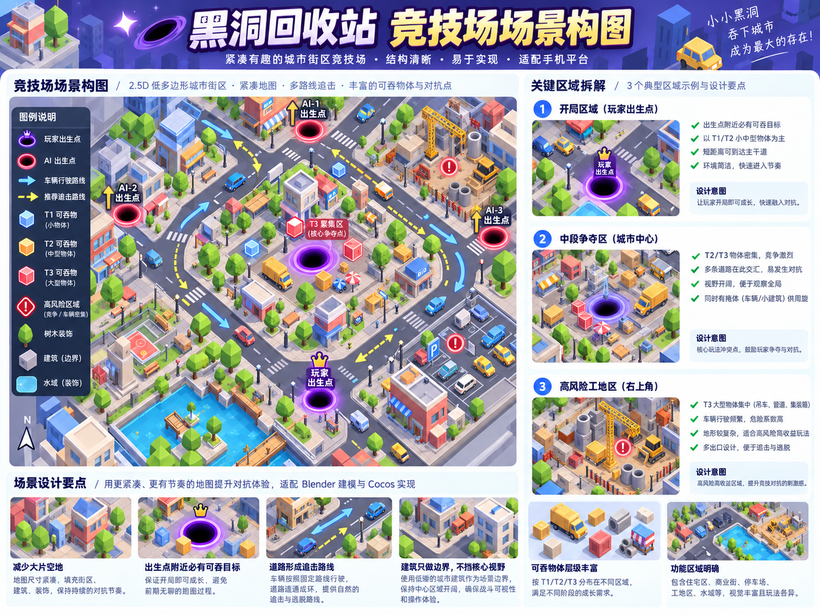
#> input picture artifacts/qa/v12/ref/07-arena-gameplay.png, 820 x 615 px
$ python build_reference_comparison.py
#> lines starting #> are read from the running program, lines starting #| are printed output that depends on the picture; pictures that were not available may be replaced by others from this repository, and a replacement may not be noted
"""Build the Golden Arena reference-comparison sheet.

The deliverable contract asks for two frames: the runtime capture and a side-by-side
comparison against the reference. A bare side-by-side invites a vague "looks close",
so each row carries the measurement behind it: the runtime frame's own numbers next
to the design's, so a claim can be checked rather than eyeballed.

The runtime frame is always a fresh capture (capture_golden_arena.mjs); the
reference is the V12 DESIGN_07 sheet as adopted. Nothing is copied or renamed.

Run: python scripts/build_reference_comparison.py [WxH]
"""
import os
import subprocess
import sys

from PIL import Image, ImageDraw

ROOT = os.path.dirname(os.path.dirname(os.path.abspath(__file__)))
RUNTIME_DIR = os.path.join(ROOT, 'artifacts', 'qa', 'v13')
REFERENCE = os.path.join(ROOT, 'artifacts', 'qa', 'v12', 'ref', '07-arena-gameplay.png')
OUT = os.path.join(RUNTIME_DIR, 'GoldenArena_REFERENCE_COMPARISON.png')

PAGE_LABEL = 44
PAD = 12


def dominant(path, box, buckets=24, top=3):
    image = Image.open(path).convert('RGB')
    crop = image.crop(box)
    counts = {}
    total = 0
    pixels = crop.load()
    for y in range(crop.height):
        for x in range(crop.width):
            r, g, b = pixels[x, y]
            key = (r // buckets * buckets, g // buckets * buckets, b // buckets * buckets)
            counts[key] = counts.get(key, 0) + 1
            total += 1
    rows = sorted(counts.items(), key=lambda item: -item[1])[:top]
    return rows, total, len(counts)


def main():
    size = sys.argv[1] if len(sys.argv) > 1 else '390x844'
    width, height = [int(v) for v in size.split('x')]
    runtime = os.path.join(RUNTIME_DIR, f'GoldenArena_{size}_RUNTIME.png')

    if not os.path.exists(runtime):
        print('capturing a fresh runtime frame...')
        subprocess.run(['node', os.path.join(ROOT, 'scripts', 'capture_golden_arena.mjs'), size],
                       cwd=ROOT, check=True)
#> (this line was passed over: subprocess is not available in this run)
    if not os.path.exists(REFERENCE):
        raise SystemExit('reference sheet missing: %s' % REFERENCE)

    # The play band only: the reference sheet is a wide diagram, so a shared frame
    # of the composition is what is being compared, not the whole document.
    ref_image = Image.open(REFERENCE).convert('RGB')
#> ref_image is the input picture: PIL image 820x615 RGB; mean R, G, B 171.3, 170.7, 180.3
    ref_crop = ref_image.crop((0, 0, ref_image.width // 2, ref_image.height))
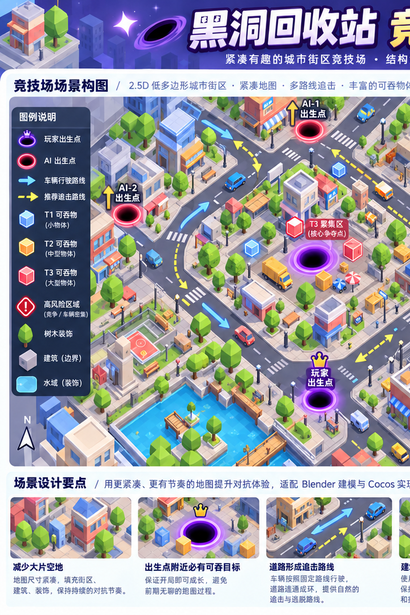
#> ref_crop: PIL image 410x615 RGB; mean R, G, B 155.8, 156.7, 167.6
    run_image = Image.open(runtime).convert('RGB')
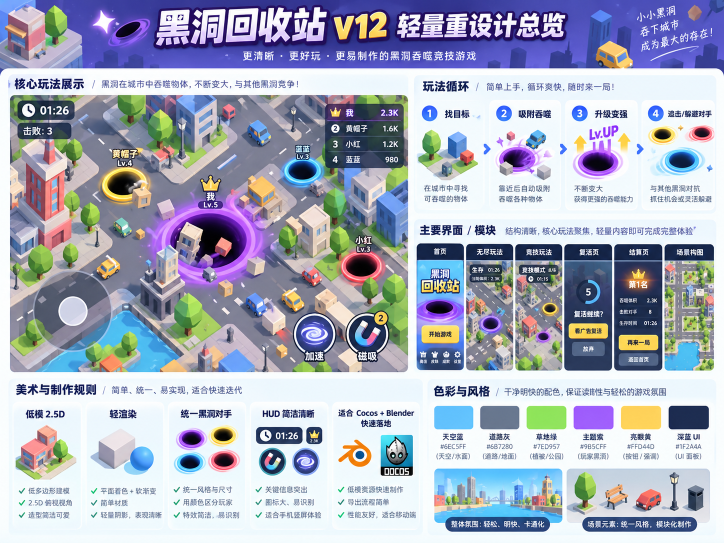
#> input picture art-source/references/v12/01-overview.png, 1448 x 1086 px, given in place of GoldenArena_390x844_RUNTIME.png, which was not available (shown at 1/2 size)
#> run_image is the input picture: PIL image 1448x1086 RGB; mean R, G, B 168.7, 174, 190.7

    # The play band of the runtime capture, excluding the HUD bands top and bottom.
    run_band = run_image.crop((0, int(height * 0.18), width, int(height * 0.70)))
    ref_band = ref_crop.crop((0, int(ref_crop.height * 0.18), ref_crop.width, int(ref_crop.height * 0.70)))

    scale = 0.9
    run_scaled = run_band.resize((int(run_band.width * scale), int(run_band.height * scale)), Image.LANCZOS)
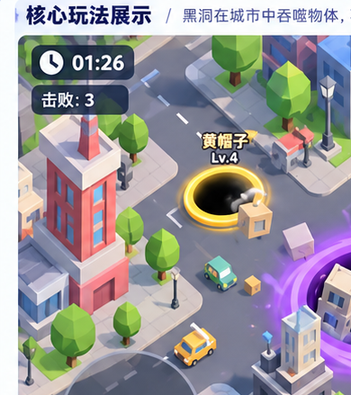
#> run_scaled: PIL image 351x395 RGB; mean R, G, B 154, 151.1, 155.7
    ref_scaled = ref_band.resize((int(ref_band.width * scale), int(ref_band.height * scale)), Image.LANCZOS)
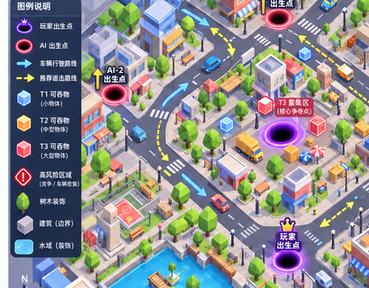
#> ref_scaled: PIL image 369x288 RGB; mean R, G, B 140.2, 140, 143.7

    cell_w = max(run_scaled.width, ref_scaled.width) + PAD * 2
#> cell_w = 393
    cell_h = max(run_scaled.height, ref_scaled.height) + PAD * 2 + PAGE_LABEL
#> cell_h = 463
    sheet = Image.new('RGB', (cell_w * 2 + 16, cell_h), (16, 18, 28))
    draw = ImageDraw.Draw(sheet)

    sheet.paste(ref_scaled, (PAD, PAD))
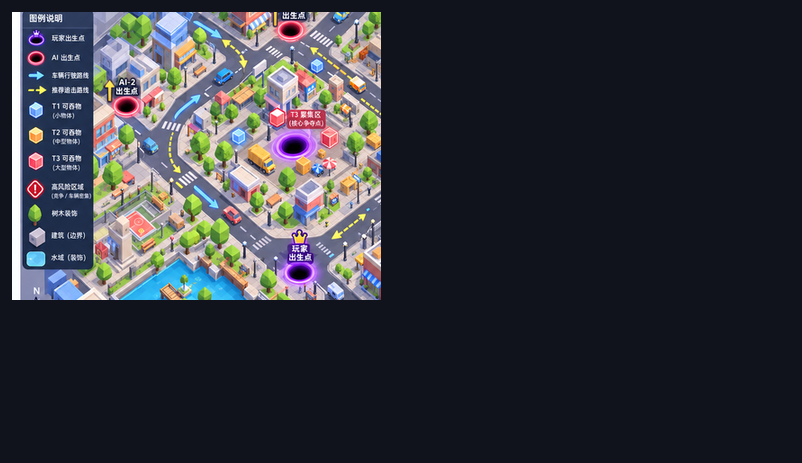
#> sheet: PIL image 802x463 RGB; mean R, G, B 51.5, 52.9, 61.1
    sheet.paste(run_scaled, (PAD * 2 + cell_w + 16, PAD))
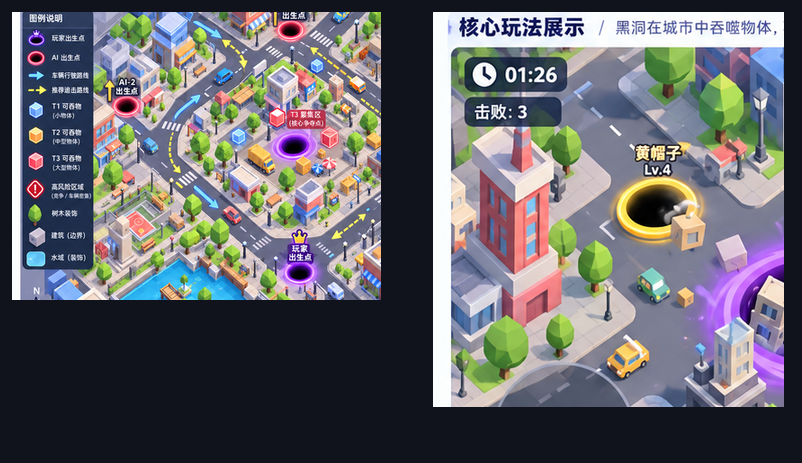
#> sheet: PIL image 802x463 RGB; mean R, G, B 103.1, 102.6, 108.8
    draw.text((PAD, PAD + ref_scaled.height + 6), 'DESIGN_07 竞技场场景构图 (reference)', fill=(240, 244, 255))
    draw.text((PAD, PAD + ref_scaled.height + 22), '出生点 / 道路成网 / T1-T3 分层 / 建筑做边界', fill=(150, 165, 195))
    draw.text((PAD * 2 + cell_w + 16, PAD + run_scaled.height + 6),
              f'our runtime {size} (live capture)', fill=(240, 244, 255))

    run_rows, run_total, run_buckets = dominant(runtime, (0, int(height * 0.18), width, int(height * 0.70)))
#> after the loop in dominant, `for y in range(crop.height):`: counts = 531 items; total = 171210
#> in dominant, `rows = sorted(counts.items(), key=lambda item: -item[1])[:top]`: rows = [((120, 120, 144), 24278), ((240, 240, 240), 18338), ((192, 192, 192), 7767)]
#> run_rows has the same summary as rows in dominant; run_total = 171210; run_buckets = 531
    ref_rows, ref_total, ref_buckets = dominant(REFERENCE, (0, 0, ref_image.width // 2, ref_image.height))
#> ref_rows = [((240, 240, 240), 43245), ((96, 96, 120), 14775), ((216, 192, 192), 9126)]; ref_total = 252150; ref_buckets = 818
    draw.text((PAD * 2 + cell_w + 16, PAD + run_scaled.height + 22),
              f'play band: {run_buckets} colour buckets, top '
              + ', '.join('#%02x%02x%02x %.0f%%' % (r, g, b, 100.0 * n / run_total) for (r, g, b), n in run_rows[:2]),
              fill=(150, 165, 195))

    os.makedirs(RUNTIME_DIR, exist_ok=True)
    sheet.save(OUT)
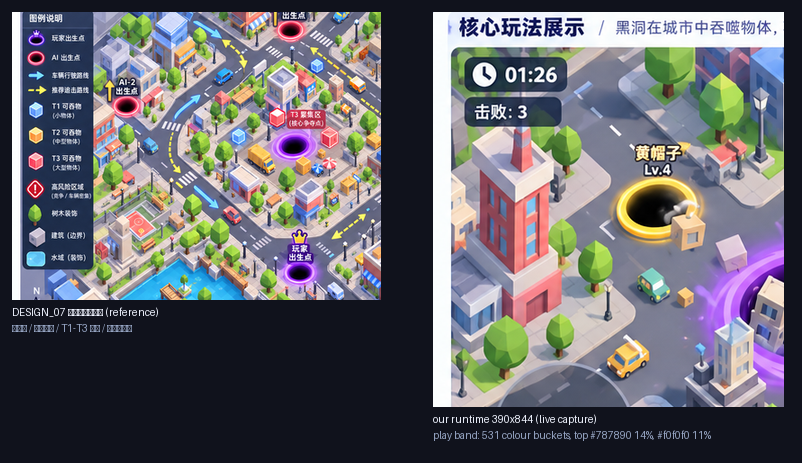
#> saved as GoldenArena_REFERENCE_COMPARISON.png: PIL image 802x463 RGB; mean R, G, B 103.9, 103.4, 109.7
    print('wrote %s (%dx%d)' % (OUT, sheet.width, sheet.height))
#| wrote artifacts/qa/v13/GoldenArena_REFERENCE_COMPARISON.png (802x463)
    print('  runtime play band: %d buckets, top %s'
          % (run_buckets, ', '.join('#%02x%02x%02x %.0f%%' % (r, g, b, 100.0 * n / run_total)
                                   for (r, g, b), n in run_rows[:3])))
#|   runtime play band: 531 buckets, top #787890 14%, #f0f0f0 11%, #c0c0c0 5%
    print('  reference band:    %d buckets, top %s'
          % (ref_buckets, ', '.join('#%02x%02x%02x %.0f%%' % (r, g, b, 100.0 * n / ref_total)
                                    for (r, g, b), n in ref_rows[:3])))
#|   reference band:    818 buckets, top #f0f0f0 17%, #606078 6%, #d8c0c0 4%
    return 0


if __name__ == '__main__':
    sys.exit(main())
#> (the program exits here)
